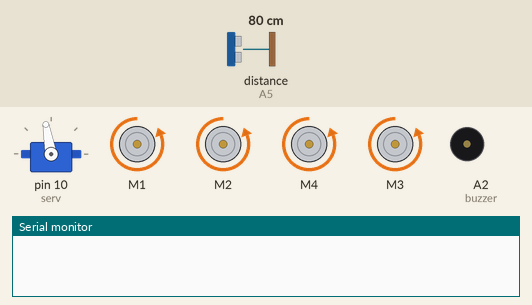
Recording of a sketch running on a simulated Arduino Uno, built with avr-gcc and run on an emulated ATmega328P. On the bench: servo, 4 × DC motor (green arrow = forward, orange = backward, longer = faster), buzzer (waves = sounding, pin HIGH), the last lines printed to the serial monitor. Wiring (inferred from the names in the program): ultrasonic range finder: trigger A4; echo A5. The test bench sets the inputs (shaded band); at power-on: distance to the obstacle (sensor on A5) 80 cm. The echo pulse lasts 58.3 µs per cm; pins used as bus, display or sensor lines are not drawn.

Above: at 1.7 s.
1.8 s: distance to the obstacle (sensor on A5) set to 23 cm
3.3 s: distance to the obstacle (sensor on A5) set to 19 cm
At 10.6 s:
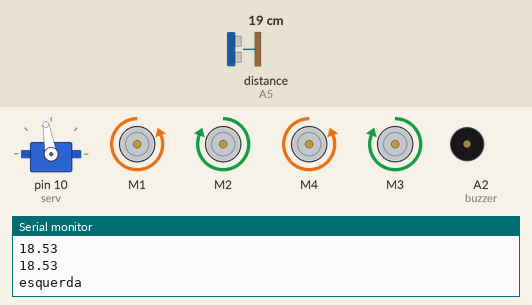
10.8 s: distance to the obstacle (sensor on A5) set to 35 cm
At 12.9 s:
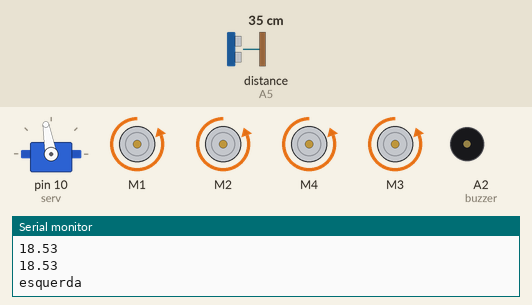
13.4 s: distance to the obstacle (sensor on A5) set to 2 cm
At 15.2 s:
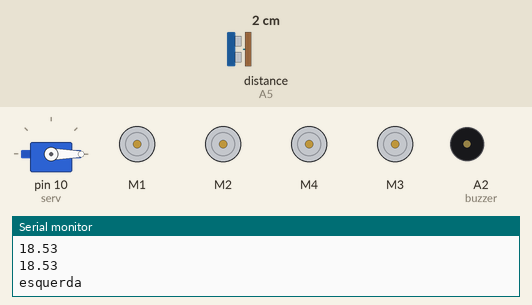
Timing chart, 0 to 16.4 s (numbered marks = the images above; inputs shaded):
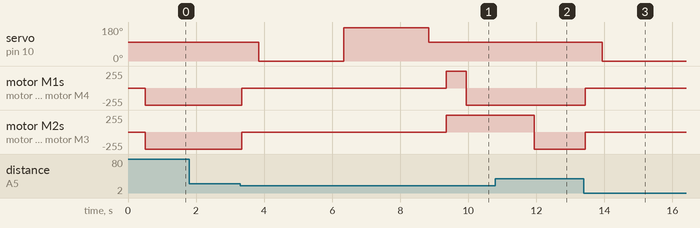

Measured:
- the behaviour switches between 21 and 20 cm on distance to the obstacle (sensor on A5) (found by bisection; images 0 and 1)
- after the input at 1.8 s, every drawn part: stays the same
- after the input at 3.3 s, servo on pin 10 (serv): 100° → 0° after 0.54 s, → 175° 2.5 s later, → 100° 2.5 s later; motor M1, motor M4: backward 255/255 → stopped at once, → forward 255/255 6.0 s later, → backward 255/255 0.60 s later; motor M2, motor M3: backward 255/255 → stopped at once, → forward 255/255 6.0 s later
- after the input at 10.8 s, servo on pin 10 (serv): stays 100° (without the input it goes to 0° after 1.7 s); motor M1, motor M4: stays backward 255/255 (without the input it goes to stopped after 1.2 s); motor M2, motor M3: goes on until 11.9 s, then stays backward 255/255
- after the input at 13.4 s, servo on pin 10 (serv): 100° → 0° after 0.54 s; motor M1, motor M2, motor M4, motor M3: backward 255/255 → stopped at once

The sketch:

RoverIF.ino
```cpp
                                                                      /*
   Curso de Arduino e AVR WR Kits Channel

   Aula 71 - Robô Completo com Motor Shield


   Autor: Eng. Wagner Rambo  Data: Junho de 2016

   www.wrkits.com.br | facebook.com/wrkits | youtube.com/user/canalwrkits

*/


// --- Bibliotecas Auxiliares ---
#include <AFMotor.h>         //Inclui biblioteca AF Motor
#include <Servo.h>           //Inclui biblioteca para controle de Servos


// --- Seleção dos Motores ---
AF_DCMotor motorDirFrontal(1); //Seleção do Motor 1
AF_DCMotor motorEsqFrontal(2); //Seleção do Motor 2
AF_DCMotor motorDirTraz(4); //Seleção do Motor 4
AF_DCMotor motorEsqTraz(3); //Seleção do Motor 3


// --- Mapeamento de Hardware ---
#define   serv        10                 //controle do Servo 1
#define   trig        A4                 //Saída para o pino de trigger do sensor
#define   echo        A5                 //Entrada para o pino de echo do sensor
#define   buzzer        A2                 //Entrada para o pino de echo do sensor


// --- Protótipo das Funções Auxiliares ---
float measureDistance();                //Função para medir, calcular e retornar a distância em cm
void trigPulse();                       //Função que gera o pulso de trigger de 10µs
void decision();                        //Função para tomada de decisão. Qual melhor caminho?
void robot_forward(unsigned char v);    //Função para movimentar robô para frente
void robot_backward(unsigned char v);   //Função para movimentar robô para trás
void robot_left(unsigned char v);       //Função para movimentar robô para esquerda
void robot_right(unsigned char v);      //Função para movimentar robô para direita
void robot_stop(unsigned char v);       //Função para parar o robô


// --- Objetos ---
Servo servo1;                           //Cria objeto para o servo motor


// --- Variáveis Globais ---
unsigned char velocidade = 0x00;       //Armazena a velocidade dos motores (8 bits)
float dist_cm;                         //Armazena a distância em centímetros entre o robô e o obstáculo
float dist_right;                      //Armazena a distância em centímetros da direita
float dist_left;                       //Armazena a distância em centímetros da esquerda

//---- Mudança nas variaves de moviomentação pela montagem do robo
int FRENTE = BACKWARD;
int TRAZ = FORWARD;
int FREIAR = BRAKE;
int PARE =  RELEASE;

// --- Configurações Iniciais ---
void setup()
{

  //A biblioteca configura as entradas e saídas pertinentes ao Motor Shield...

 Serial.begin(9600);


 pinMode(trig, OUTPUT);                       //Saída para o pulso de trigger
 pinMode(serv, OUTPUT);                       //Saída para o servo motor
 pinMode(echo, INPUT);                        //Entrada para o pulso de echo
 pinMode(buzzer, OUTPUT);

 servo1.attach(serv);                         //Objeto servo1 no pino de saída do servo

 digitalWrite(trig, LOW);                     //Pino de trigger inicia em low

 servo1.write(100);                            //Centraliza servo

 delay(500);                                  //Aguarda meio segundo antes de iniciar

  velocidade = 0xFF; //Inicia velocidade no valor máximo


} //end setup


// --- Loop Infinito ---
void loop()
{


     robot_forward(velocidade);
     delay(80);

     dist_cm = measureDistance();

     if(dist_cm < 20) //distância menor que 20 cm?
     {
         decision();
     }


} //end loop


// --- Desenvolvimento das Funções Auxiliares ---


float measureDistance()                       //Função que retorna a distância em centímetros
{
  float pulse;                                //Armazena o valor de tempo em µs que o pino echo fica em nível alto

  trigPulse();                                //Envia pulso de 10µs para o pino de trigger do sensor

  pulse = pulseIn(echo, HIGH);                //Mede o tempo em que echo fica em nível alto e armazena na variável pulse

  /*
    >>> Cálculo da Conversão de µs para cm:

   Velocidade do som = 340 m/s = 34000 cm/s

   1 segundo = 1000000 micro segundos

      1000000 µs - 34000 cm/s
            X µs - 1 cm

                  1E6
            X = ------- = 29.41
                 34000

    Para compensar o ECHO (ida e volta do ultrassom) multiplica-se por 2

    X' = 29.41 x 2 = 58.82

  */
 // Serial.println(pulse/58.85);
  return (pulse/58.82);                      //Calcula distância em centímetros e retorna o valor


} //end measureDistante


void trigPulse()                             //Função para gerar o pulso de trigger para o sensor HC-SR04
{
   digitalWrite(trig,HIGH);                  //Saída de trigger em nível alto
   delayMicroseconds(10);                    //Por 10µs ...
   digitalWrite(trig,LOW);                   //Saída de trigger volta a nível baixo

} //end trigPulse


void decision()                              //Compara as distâncias e decide qual melhor caminho a seguir
{
   robot_stop(velocidade);                   //Para o robô
   delay(500);                               //Aguarda 500ms
   servo1.write(0);                          //Move sensor para direita através do servo
   delay(500);                               //Aguarda 500ms
   dist_right = measureDistance();           //Mede distância e armazena em dist_right
   delay(2000);                              //Aguarda 2000ms
   servo1.write(175);                        //Move sensor para esquerda através do servo
   delay(500);                               //Aguarda 500ms
   dist_left = measureDistance();            //Mede distância e armazena em dis_left
   delay(2000);                               //Aguarda 2000ms
   servo1.write(100);                         //Centraliza servo
   delay(500);
   Serial.println(dist_right);
Serial.println(dist_left);
   if(dist_right > dist_left)                //Distância da direita maior que da esquerda?
   {                                         //Sim...
      robot_backward(velocidade);
      //Move o robô para trás

      delay(600);                            //Por 600ms
      robot_right(velocidade);               //Move o robô para direita
      delay(2000);                           //Por 2000ms
      robot_forward(velocidade);             //Move o robô para frente

   }
   else                                      //Não...
   {

      robot_backward(velocidade);

      delay(600);                            //Por 600ms
     robot_left(velocidade);                //Move o robô para esquerda
      delay(2000);                            //Por 2000ms
      robot_forward(velocidade);              //Move o robô para frente

   } //end else
   dist_left = 0.0;
   dist_right = 0.0;

} //end decision


void robot_backward(unsigned char v)
{


     motorDirFrontal.setSpeed(v);
     motorDirFrontal.run(TRAZ);
     motorEsqFrontal.setSpeed(v);
     motorEsqFrontal.run(TRAZ);
     motorDirTraz.setSpeed(v);
     motorDirTraz.run(TRAZ);
     motorEsqTraz.setSpeed(v);
     motorEsqTraz.run(TRAZ);

} //end robot forward


void robot_forward(unsigned char v)
{
     motorDirFrontal.setSpeed(v);
     motorDirFrontal.run(FRENTE);
     motorEsqFrontal.setSpeed(v);
     motorEsqFrontal.run(FRENTE);
     motorDirTraz.setSpeed(v);
     motorDirTraz.run(FRENTE);
     motorEsqTraz.setSpeed(v);
     motorEsqTraz.run(FRENTE);


} //end robot backward


void robot_left(unsigned char v)
{
  Serial.println("esquerda");
     motorDirFrontal.setSpeed(v);
     motorDirFrontal.run(FRENTE);
     motorEsqFrontal.setSpeed(v);
     motorEsqFrontal.run(TRAZ);
     motorDirTraz.setSpeed(v);
     motorDirTraz.run(FRENTE);
     motorEsqTraz.setSpeed(v);
     motorEsqTraz.run(TRAZ);

} //end robot left


void robot_right(unsigned char v)
{
   Serial.println("direita");
     motorDirFrontal.setSpeed(v);
     motorDirFrontal.run(TRAZ);
     motorEsqFrontal.setSpeed(v);
     motorEsqFrontal.run(FRENTE);
     motorDirTraz.setSpeed(v);
     motorDirTraz.run(TRAZ);
     motorEsqTraz.setSpeed(v);
     motorEsqTraz.run(FRENTE);

} //end robot right


void robot_stop(unsigned char v)
{
     motorDirFrontal.setSpeed(v);
     motorDirFrontal.run(RELEASE);
     motorEsqFrontal.setSpeed(v);
     motorEsqFrontal.run(RELEASE);
     motorDirTraz.setSpeed(v);
     motorDirTraz.run(RELEASE);
     motorEsqTraz.setSpeed(v);
     motorEsqTraz.run(RELEASE);

} //end robot stop
```
